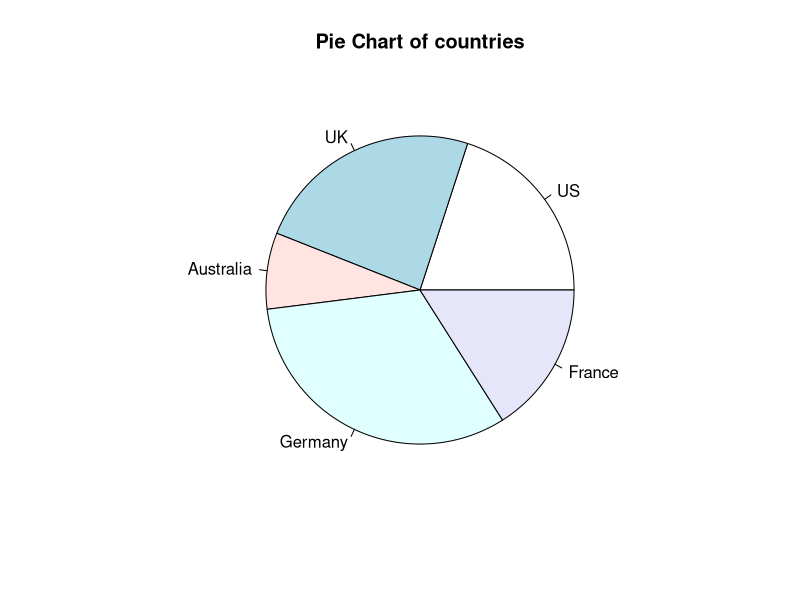

The R source for this figure: (Note: this script raises an error after producing the figure.)
install.packages('ggpubr')
library('ggpubr')
##Pie Chart visualization
# Simple Pie Chart
slices=c(10,12,4,16,8)
lbls=c("US","UK","Australia","Germany","France")
pie(slices, labels=lbls,main="Pie Chart of countries")
data('ToothGrowth')
view('ToothGrowth')